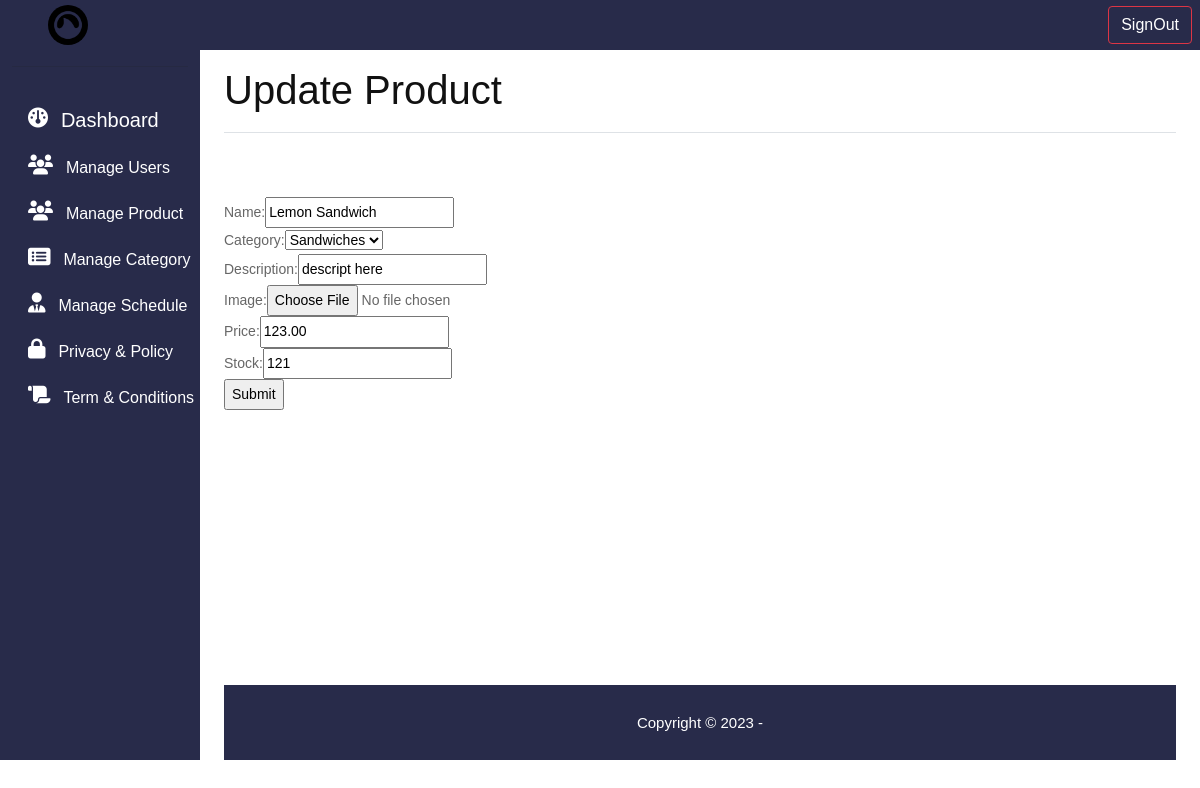
The page /updateproduct.php?id=1 on the database its author committed.
### tables this page shows
CREATE TABLE `tblstock` (
  `ItemID` int(4) UNSIGNED NOT NULL,
  `ItemName` varchar(30) NOT NULL,
  `ItemCategory` varchar(20) NOT NULL,
  `ItemDescription` varchar(200) NOT NULL,
  `ItemImage` varchar(100) NOT NULL,
  `ItemPrice` decimal(5,2) NOT NULL,
  `ItemStock` int(4) NOT NULL
);

CREATE TABLE `tblcategory` (
  `catID` int(4) UNSIGNED NOT NULL,
  `cat_name` varchar(200) NOT NULL
);

### updateproduct.php (the view, shortened to what this page needs)
<?php include('topbar.php'); ?>
<?php include('sidebar.php'); ?>
<main class="col-md-9 ms-sm-auto col-lg-10 px-md-4">
      <div class="d-flex justify-content-between flex-wrap flex-md-nowrap align-items-center pt-3 pb-2 mb-3 border-bottom">
        <h1 class="display-6 fs-1">Update Product</h1>
      </div>
      <div class="row" style="min-height:65vh;">
        <div class="col-md-7 mt-5">
        <?php
                        if(isset($_GET['id']))
                        {
                            $product_id = $_GET['id'];
                            $query = "SELECT * FROM tblstock WHERE ItemID=:product_id LIMIT 1";
                            $statement = $conn->prepare($query);
                            $data = [':product_id' => $product_id];
                            $statement->execute($data);
                            $result = $statement->fetch(PDO::FETCH_OBJ);
                        }
                       ?>
                        <?php
                                include_once('connection.php');
                                $stmt = $conn->prepare("SELECT * FROM `tblcategory`");
                                $stmt->execute();
                                $options = '';
                                while ($row = $stmt->fetch(PDO::FETCH_NUM))
                                    {
                                        $options = $options."<option>$row[1]</option>";
                                    }
                            ?>
                <form  method="post" enctype="multipart/form-data">
                    Name:<input type="text" name="name" value="<?=$result->ItemName; ?>" ><br>
                    Category:<select name="catagory">
                                <?php echo $options;?>
                            </select><br>
                    Description:<input type="text" name="description" value="<?=$result->ItemDescription; ?>"><br>
                    Image:<input type="file" name="image" accept="image/*" value="<?=$result->ItemImage; ?>"><br>
                    Price:<input type="text" name="price" value="<?=$result->ItemPrice; ?>" ><br>
                    Stock:<input type="text" name="stock" value="<?=$result->ItemStock; ?>"><br>
                    <input type="submit" name="update" value="Submit">
                </form>
        </div>
    </div>
    <?php include('footer.php') ?>

### assets/css/style.css (style rules this page uses)
* { box-sizing: border-box !important; transition: ease all 0.5s; }
html { scroll-behavior: smooth; overflow-x: hidden; }
body { color: #666666; font-size: 14px; line-height: 1.80857; font-weight: normal; overflow-x: hidden; font-family: 'Poppins', sans-serif; }
h1, h2, h3, h4, h5, h6 { letter-spacing: 0; font-weight: normal; position: relative; padding: 0 0 10px 0; font-weight: normal; line-height: normal; color: #111111; margin: 0 }
h1 { font-size: 24px }
*, *::after, *::before { -webkit-box-sizing: border-box; -moz-box-sizing: border-box; box-sizing: border-box; }

### rows shown on the page
tblstock: name "Lemon Sandwich", description "descript here", price "123.00", stock "121"
tblcategory: catagory "Sandwiches"
